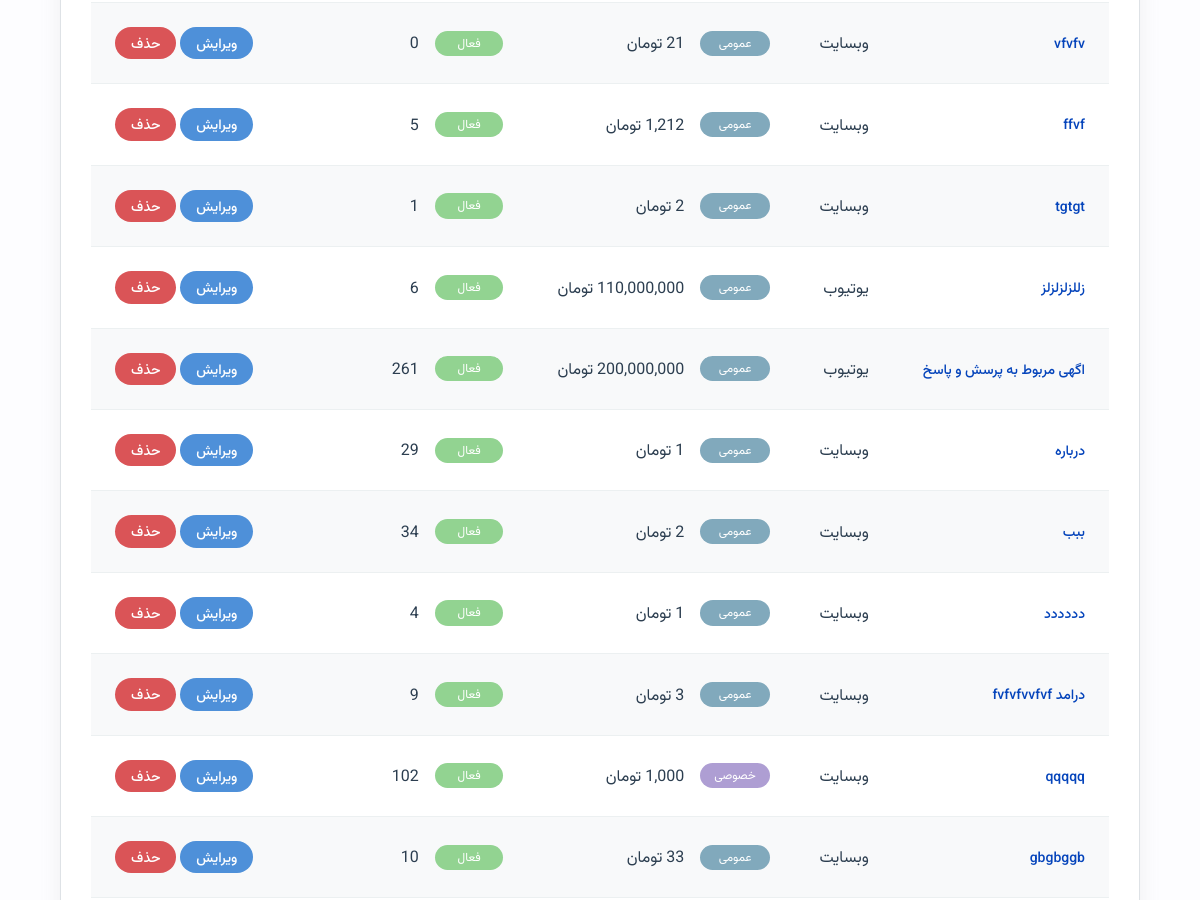
/listings/my-listings/ (signed in, middle part), run on an earlier commit of the app's database.
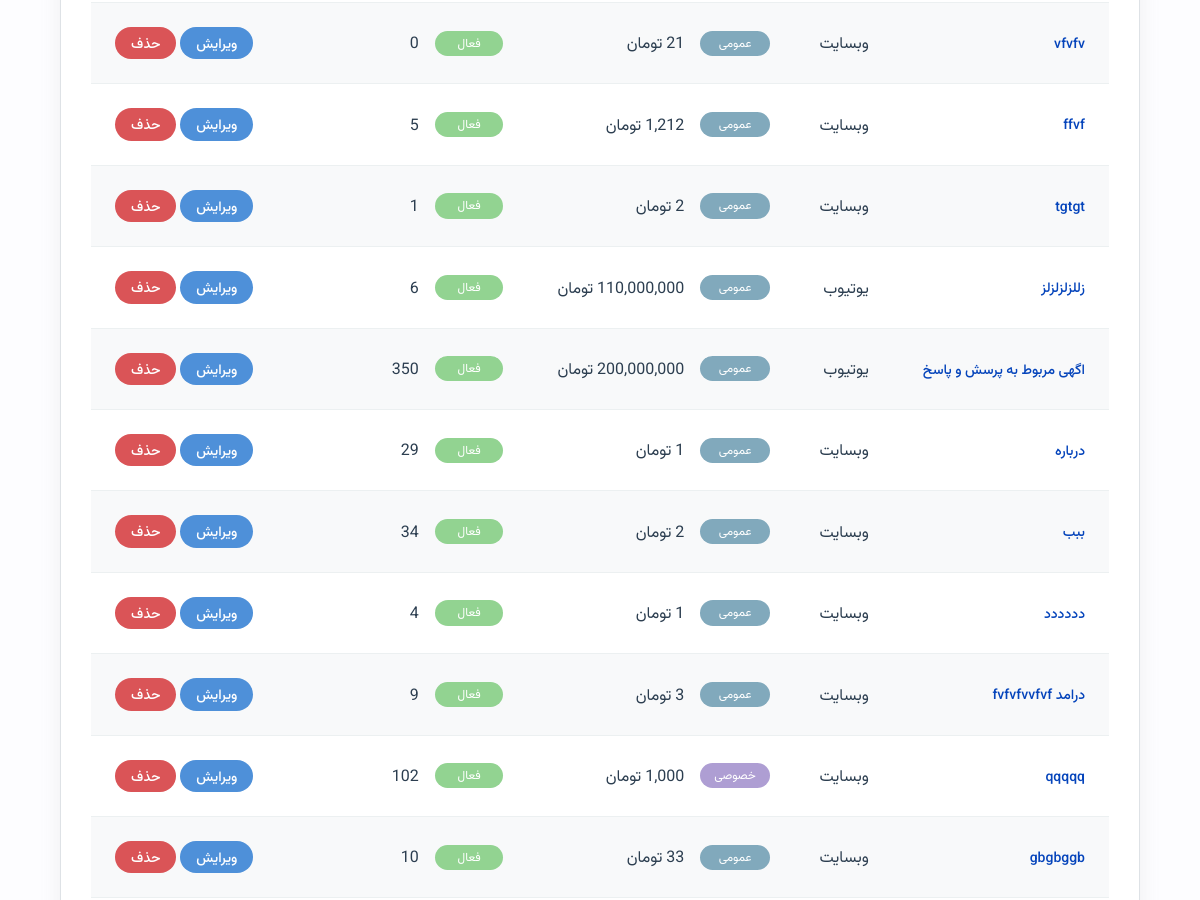
And on a later commit of the database.
### listings/models.py (models this page shows, shortened)
class Listing(models.Model):
    STATUS_CHOICES = [
        ('pending', 'در انتظار تایید'),
        ('active', 'فعال'),
        ('sold', 'فروخته شده'),
        ('rejected', 'رد شده'),
        ('deleted', 'حذف شده'),
    ]
    """LEVEL_CHOICES = [
        ('beginner', 'مبتدی'),
        ('intermediate', 'متوسط'),
        ('advanced', 'پیشرفته'),
        ('professional', 'حرفه‌ای'),
    ] """
    seller = models.ForeignKey(settings.AUTH_USER_MODEL, on_delete=models.CASCADE, related_name='listings')
    category = models.ForeignKey(Category, on_delete=models.SET_NULL, null=True)
    title = models.CharField(max_length=200)
    description = models.TextField()
    location = models.TextField(max_length=200, null=True, blank=True)
    price = models.DecimalField(max_digits=12, decimal_places=0)
    discount_price = models.DecimalField(max_digits=12, decimal_places=0, null=True, blank=True)
    about_platform = models.TextField(null=True, blank=True, verbose_name='درباره پلتفرم')
    analyst = models.TextField(null=True, blank=True, verbose_name='تحلیلگر و مشاور')
    """ level = models.CharField(max_length=20, choices=LEVEL_CHOICES, default='beginner', verbose_name='سطح') """
    platform_url = models.URLField()
    followers_count = models.IntegerField(default=0)
    monthly_income = models.DecimalField(null=True, blank=True, max_digits=12, decimal_places=0)
    platform_age = models.IntegerField(default=0)
    most_like = models.IntegerField(null=True, blank=True)
    most_view = models.IntegerField(null=True, blank=True)
    most_comment = models.IntegerField(null=True, blank=True)
    main_image = models.ImageField(upload_to='listings/images/')
    boost = models.BooleanField(default=False, verbose_name='آگهی پیشرفته')
    premier = models.BooleanField(default=False, verbose_name='آگهی برتر')
    is_income = models.BooleanField(default=True, verbose_name='اگهی به درامد رسیده')
    is_verified = models.BooleanField(default=False, verbose_name='اطلاعات مورد تایید است')
    is_private = models.BooleanField(default=False, verbose_name='آگهی خصوصی')
    status = models.CharField(max_length=20, choices=STATUS_CHOICES, default='pending')
    rejection_reason = models.TextField(blank=True, null=True, verbose_name='دلیل رد')
    views_count = models.IntegerField(default=0)
    created_at = models.DateTimeField(auto_now_add=True)
    updated_at = models.DateTimeField(auto_now=True)
    class Meta:
        ordering = ['-boost', '-created_at']

class Category(models.Model):
    PLATFORM_CHOICES = [
        ('website', 'وبسایت'),
        ('instagram', 'اینستاگرام'),
        ('telegram', 'تلگرام'),
        ('youtube', 'یوتیوب'),
        ('aparat', 'آپارات'),
        ('other', 'سایر'),
    ]
    name = models.CharField(max_length=100)
    platform = models.CharField(max_length=20, choices=PLATFORM_CHOICES)
    description = models.TextField(blank=True)
    class Meta:
        verbose_name_plural = 'دسته‌بندی‌ها'

### listings/views.py (the view)
# urls.py: path('my-listings/', views.my_listings, name='my_listings'),
@login_required
def my_listings(request):
    listings = Listing.objects.filter(seller=request.user)
    pending_requests = VisitRequest.objects.filter(
        listing__seller=request.user,
        status='pending'
    ).select_related('listing', 'requester')
    return render(request, 'listings/my_listings.html', {
        'listings': listings,
        'pending_requests': pending_requests
    })

### listings/templatetags/custom_tags.py (called while the page is built)
@register.filter(name='split_number')
def split_number(value):
    try:
        return f"{int(value):,}"
    except (ValueError, TypeError):
        return value

### listings/templatetags/date_filters.py (called while the page is built)
@register.filter
def jalali_date_numeric(value):
    if not value:
        return ""
    j_date = jdatetime.datetime.fromgregorian(datetime=value)
    return j_date.strftime("%Y/%m/%d")

### notifications/context_processors.py (called while the page is built)
def unread_notifications_count(request):
    if request.user.is_authenticated:
        count = Notification.objects.filter(recipient=request.user, is_read=False).count()
        return {'unread_notifications_count': count}
    return {'unread_notifications_count': 0}

### templates/listings/my_listings.html (shortened to what this page needs)
{% extends 'base.html' %}
{% load custom_tags %}
{% load date_filters %}
{% block content %}
<div class="card">
    <div class="card-body">
        <div class="table-responsive">
            <table class="table table-striped">
                <tbody>
                    {% for listing in listings %}
                    <tr>
                        <td>
                            <a href="{% url 'listings:listing_detail' listing.pk %}" class="btn btn-sm btn-link"
                                onclick="event.stopPropagation();">
                                {{ listing.title }}
                            </a>
                        </td>
                        <td>{{ listing.category.name }}</td>
                        <td>
                            {% if listing.is_private %}
                            <span class="badge tag-private">خصوصی</span>
                            {% else %}
                            <span class="badge tag-general">عمومی</span>
                            {% endif %}
                        </td>
                        <td>{{ listing.price|split_number }} تومان</td>
                        <td>
                            <span
                                class="badge tag-{% if listing.status == 'active' %}active{% elif listing.status == 'sold' %}sold{% elif listing.status == 'rejected' %}not-accepted{% elif listing.status == 'deleted' %}deleted{% else %}waiting{% endif %}">
                                {{ listing.get_status_display }}
                            </span>
                        </td>
                        <td>{{ listing.views_count|split_number }}</td>
                        <td>{{ listing.created_at|jalali_date_numeric }}</td>
                        <td onclick="event.stopPropagation();">
                            {% if listing.status != 'deleted' and listing.status != 'sold' %}
                            <a href="{% url 'listings:listing_edit' listing.pk %}"
                                class="btn btn-sm btn-edit">ویرایش</a>
                            <a href="{% url 'listings:listing_delete' listing.pk %}"
                                class="btn btn-sm btn-remove">حذف</a>
                            {% endif %}
                        </td>
                    </tr>
                    {% empty %}
                    <tr>
                        <td colspan="8" class="text-center">شما هنوز آگهی ثبت نکرده‌اید.</td>
                    </tr>
                    {% endfor %}
                </tbody>
            </table>
        </div>
    </div>
</div>
{% endblock %}

What changed in the data, as far as the page shows it:
changed Listing "اگهی مربوط به پرسش و پاسخ": views_count|split_number "261" → "350"
